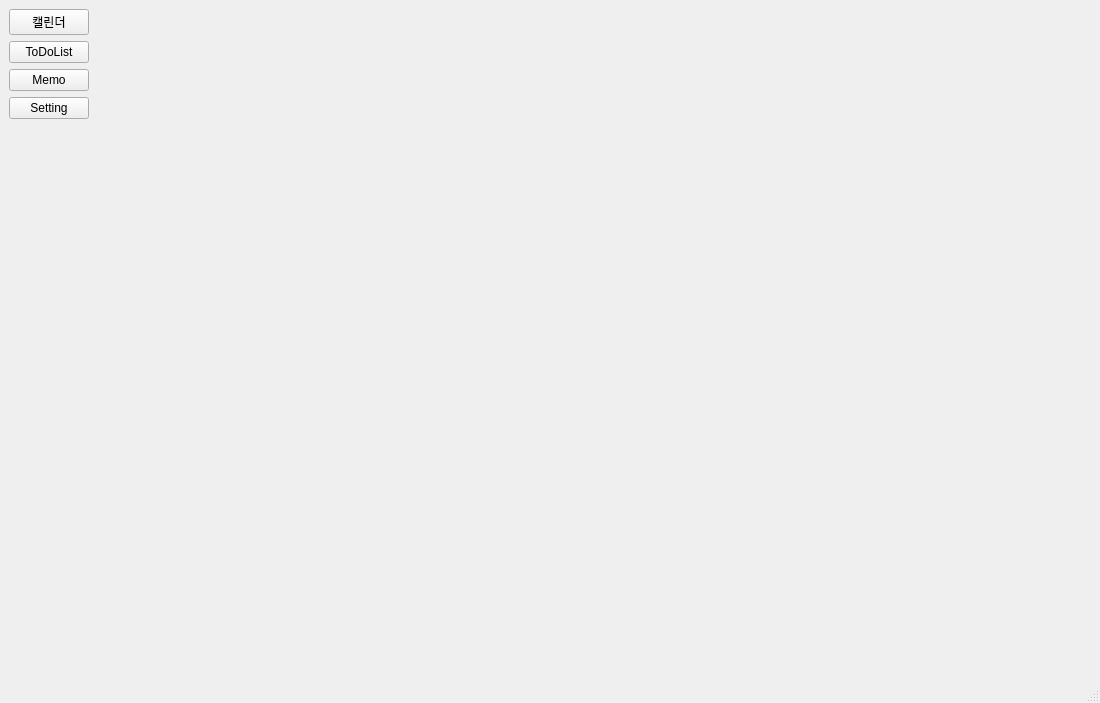
<?xml version="1.0" encoding="UTF-8"?>
<ui version="4.0">
 <class>MainWindow</class>
 <widget class="QMainWindow" name="MainWindow">
  <property name="geometry">
   <rect>
    <x>0</x>
    <y>0</y>
    <width>1100</width>
    <height>703</height>
   </rect>
  </property>
  <property name="minimumSize">
   <size>
    <width>0</width>
    <height>0</height>
   </size>
  </property>
  <property name="maximumSize">
   <size>
    <width>1920</width>
    <height>1080</height>
   </size>
  </property>
  <property name="windowTitle">
   <string>MainWindow</string>
  </property>
  <widget class="QWidget" name="centralwidget">
   <layout class="QGridLayout" name="gridLayout">
    <item row="0" column="1">
     <layout class="QHBoxLayout" name="horizontalLayout">
      <item>
       <widget class="QStackedWidget" name="stackedWidget">
        <property name="styleSheet">
         <string notr="true"/>
        </property>
        <property name="currentIndex">
         <number>-1</number>
        </property>
       </widget>
      </item>
     </layout>
    </item>
    <item row="0" column="0">
     <layout class="QVBoxLayout" name="verticalLayout">
      <item>
       <widget class="QPushButton" name="calendarButton">
        <property name="text">
         <string>캘린더</string>
        </property>
       </widget>
      </item>
      <item>
       <widget class="QPushButton" name="todoButton">
        <property name="text">
         <string>ToDoList</string>
        </property>
       </widget>
      </item>
      <item>
       <widget class="QPushButton" name="memoButton">
        <property name="text">
         <string>Memo</string>
        </property>
       </widget>
      </item>
      <item>
       <widget class="QPushButton" name="settingButton">
        <property name="text">
         <string>Setting</string>
        </property>
       </widget>
      </item>
      <item>
       <spacer name="verticalSpacer">
        <property name="orientation">
         <enum>Qt::Orientation::Vertical</enum>
        </property>
        <property name="sizeHint" stdset="0">
         <size>
          <width>20</width>
          <height>40</height>
         </size>
        </property>
       </spacer>
      </item>
     </layout>
    </item>
   </layout>
  </widget>
  <widget class="QMenuBar" name="menubar">
   <property name="geometry">
    <rect>
     <x>0</x>
     <y>0</y>
     <width>1100</width>
     <height>21</height>
    </rect>
   </property>
  </widget>
  <widget class="QStatusBar" name="statusbar"/>
 </widget>
 <resources/>
 <connections/>
</ui>
